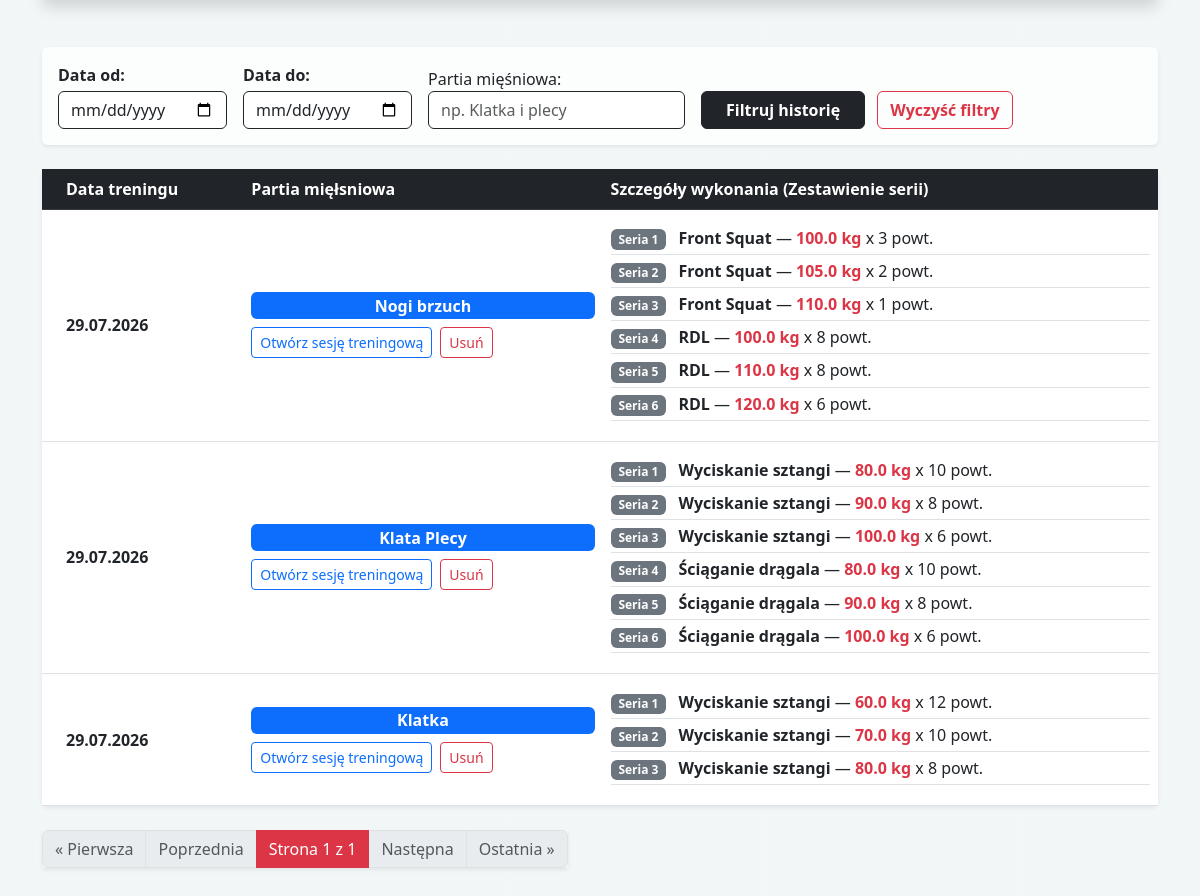
Page / (signed in, lower part) on the earlier database version.
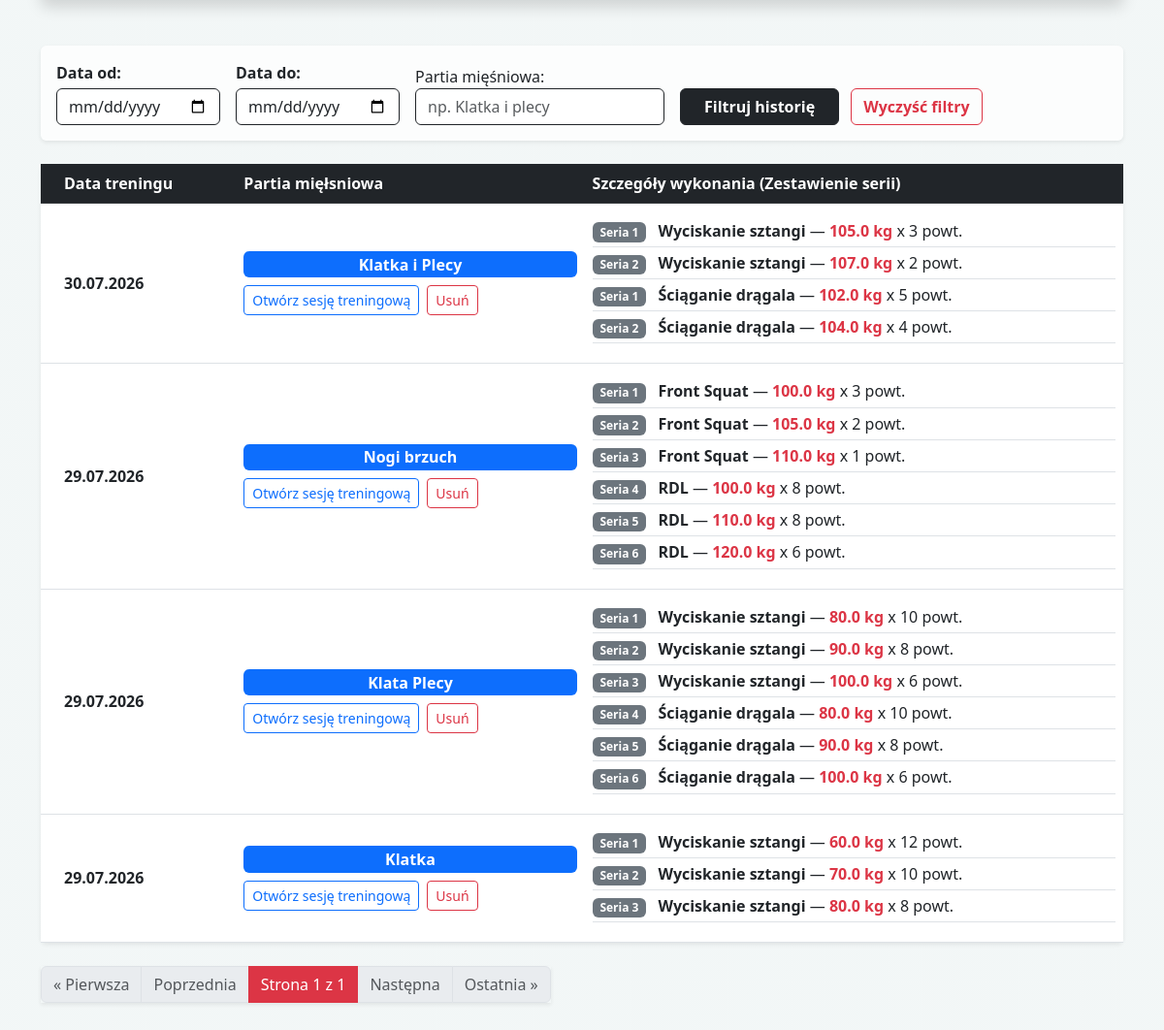
Same page on the later database version.
### workout/models.py (models this page shows, shortened)
class Workout(models.Model):
    date = models.DateField()
    target_muscle = models.CharField(max_length=50)

class TrainingSet(models.Model):
    workout = models.ForeignKey(Workout, on_delete=models.CASCADE, related_name='sets')
    exercise = models.CharField(max_length=100, default="Nieznane")
    set_number = models.PositiveIntegerField(default=1, verbose_name="Numer serii")
    weight = models.FloatField()
    reps = models.IntegerField()

### workout/views.py (the view)
# urls.py: path('', views.dashboard, name='dashboard'),
@login_required
def dashboard(request):
    all_workouts = Workout.objects.all().order_by('-date')
    latest_metrics = DailyMetrics.objects.order_by('-date').first()
    paginator = Paginator(all_workouts, 10)
    page_number = request.GET.get('page')
    page_obj = paginator.get_page(page_number)
    date_from = request.GET.get('date_from')
    date_to = request.GET.get('date_to')
    muscle_query = request.GET.get('muscle')
    if date_from:
         all_workouts = all_workouts.filter(date__gte=date_from) # gte = greater than or equal (od)
    if date_to:
         all_workouts = all_workouts.filter(date__lte=date_to) # lte = less than or equal (do)
    if muscle_query:
         all_workouts = all_workouts.filter(target_muscle__icontains=muscle_query)
    uniqe_exercises = TrainingSet.objects.values_list('exercise', flat=True).distinct()
    target_exercise = request.GET.get('exercise')
    if not target_exercise and uniqe_exercises:
         target_exercise = uniqe_exercises[0]
    dates = []
    weights = []
    tonnage = []
    if target_exercise:
         qs = TrainingSet.objects.filter(exercise__icontains=target_exercise) \
                                .values('workout__date') \
                                .annotate(
                                     max_weight = Max('weight'),
                                     total_tonnage = Sum(F('weight') *F('reps'))
                                ) \
                                .order_by('workout__date')
         dates = [str(entry['workout__date']) for entry in qs]
         weights = [float(entry['max_weight'] or 0) for entry in qs]
         tonnage = [float(entry['total_tonnage'] or 0) for entry in qs]
    context = {
        'page_obj': page_obj,
        'workouts': all_workouts,
        'unique_exercises': uniqe_exercises,
        'target_exercise': target_exercise,
        'dates_json': json.dumps(dates),
        'weights_json': json.dumps(weights),
        'tonnage_json': json.dumps(tonnage),
        'latest_metrics': latest_metrics
    }
    return render(request, 'workout/dashboard.html', context)

### workout/templates/workout/dashboard.html (shortened to what this page needs)
<!DOCTYPE html>
<html>
    <head>
        <link href="https://cdn.jsdelivr.net/npm/bootstrap@5.3.0/dist/css/bootstrap.min.css" rel="stylesheet">
    </head>
        <body>
            <div class="container mt-5">
                    <div class="card shadow-sm border-0 mb-4 bg-white bg-opacity-75">
                        <div class="card-body">
                            <form method="get" class="row g-3 align-items-end">
                                 <div class="col-md-auto">
                                    <label class="form-label fw-bold text-dark mb-1">Data od:</label>
                                     <input type="date" name="date_from" class="form-control border-dark" value="{{ request.GET.date_from }}">
                                 </div>
                                 <div class="col-md-auto">
                                    <label class="form-label fw-bold text-dark mb-1">Data do:</label>
                                    <input type="date" name="date_to" class="form-control border-dark" value="{{ request.GET.date_to }}">
                                 </div>
                                 <div class="col-md-auto">
                                    <label class"form-label fw-bold text-dark mb-1">Partia mięśniowa:</label>
                                    <input type="text" name="muscle" class="form-control border-dark" placeholder="np. Klatka i plecy" value="{{ request.GET.muscle}}">
                                 </div>
                                 <div class="col-md-auto">
                                    <button type="submit" class="btn btn-dark fw-bold px-4">Filtruj historię</button>
                                    <a href="{% url 'dashboard' %}" class="btn btn-outline-danger fw-bold ms-2">Wyczyść filtry</a>
                                 </div>
                            </form>
                        </div>
                    </div>
                    <div class="row">
                        <div class="col-12">
                            <div class="card shadow-sm border-0">
                                <div class="card-body p-0">
                                    <table class="table table-hover mb-0">
                                        <thead class="table-dark">
                                            <tr>
                                                <th class="ps-4">Data treningu</th>
                                                <th>Partia mięłsniowa</th>
                                                <th>Szczegóły wykonania (Zestawienie serii)</th>
                                            </tr>
                                        </thead>
                                        <tbody>
                                             {% for workout in page_obj %}
                                             <tr>
                                                <td class="align-middle ps-4 fw-bold">{{ workout.date|date:"d.m.Y" }}</td>
                                                <td class="align-middle">
                                                    <span class="badge bg-primary fs-6 mb-2 d-block" style="width: fit.content">{{ workout.target_muscle }}</span>
                                                    <div class="d-flex gap-2">
                                                         <a href="{% url 'workout_detail' workout.pk %}" class="btn btn-sm btn-outline-primary">Otwórz sesję treningową</a>
                                                         <form action="{% url 'delete_workout' workout.pk %}" method="POST" onsubmit="return confirm('Panie, chcesz Pan usunąć ten trening?');">
                                                            <button type="submit" class="btn btn-sm btn-outline-danger">Usuń</button>
                                                         </form>
                                                    </div>
                                                </td>
                                                <td class="py-3">
                                                    <ul class="list-unstyled mb-0">
                                                         {% for set in workout.sets.all %}
                                                         <li class="mb-1 border-bottom pb-1">
                                                            <span class="badge bg-secondary me-2">Seria {{ set.set_number }}</span>
                                                            <span class="fw-semibold">{{ set.exercise }}</span> &mdash;
                                                            <span class="text-danger fw-bold">{{ set.weight }} kg</span>
                                                            x {{ set.reps}} powt.
                                                         </li>
                                                         {% endfor %}
                                                    </ul>
                                                </td>
                                             </tr>
                                              {% endfor %}
                                        </tbody>
                                    </table>
                                </div>
                            </div>
                        </div>
                    </div>
                    <div class="d-flex juistyfy-content-center mt-4 mb-5">
                        <nav aria-label="Nawiguj">
                            <ul class="pagination shadow-sm">
                                {% if page_obj.has_previous %}
                                    <li class="page-item">
                                        <a class="page-link text-dark fw-bold" href="?page=1">&laquo; Pierwsza</a>
                                    </li>
                                    <li class="page-item">
                                        <a class="page-link text dark" href="?page={{ page_obj.previous_page_number }}">Poprzednia</a>
                                    </li>
                                {% else %}
                                    <li class="page-item disabled"><span class="page-link">&laquo; Pierwsza</span></li>
                                    <li class="page-item disabled"><span class="page-link">Poprzednia</span></li>
                                {% endif %}
                                 <li class="page-item active">
                                    <span class="page-link bg-danger border-danger">
                                        Strona {{ page_obj.number }} z {{ page_obj.paginator.num_pages }}
                                    </span>
                                 </li>
                                 {% if page_obj.has_next %}
                                    <li class="page-list">
                                        <a class="page-link text-dark" href="?page={{ page_obj.next_page_number }}">Następna</a>
                                    </li>
                                    <li class="page-item">
                                        <a class="page-link text-dark fw-bold" href="?page={{ page_obj.paginator_num_pages }}">Ostatnia &raquo;</a>
                                    </li>
                                 {% else %}
                                    <li class="page-item disabled"><span class="page-link">Następna</span></li>
                                    <li class="page-item disabled"><span class="page-link">Ostatnia &raquo;</span></li>
                                 {% endif %}
                            </ul>
                        </nav>
                    </div>
            </div>
        </body>
</html>

### workout/templates/workout/dashboard.html (style rules this page uses)
body { background-image: linear-gradient(rgba(240, 245, 245, 0.85), rgba(240, 245, 245, 0.85)), url('https://upload.wikimedia.org/wikipedia/commons/thumb/0/05/Arnold_Schwarzenegger_1974.jpg/500px-Arnold_Schwarzenegger_1974.jpg'); background-size: cover; background-position: center top; background-attachment: fixed; background-repeat: no-repeat; }

Differences in the rows shown:
added Workout: date "30.07.2026", target_muscle "Klatka i Plecy"
added TrainingSet: set_number "1", exercise "Wyciskanie sztangi", weight "105.0", reps "3", shown under "30.07.2026"
added TrainingSet: set_number "2", exercise "Wyciskanie sztangi", weight "107.0", reps "2", shown under "30.07.2026"
added TrainingSet: set_number "1", exercise "Ściąganie drągala", weight "102.0", reps "5", shown under "30.07.2026"
added TrainingSet: set_number "2", exercise "Ściąganie drągala", weight "104.0", reps "4", shown under "30.07.2026"
